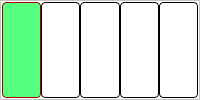
             <widget class="QFrame" name="FrameBottoni">
              <property name="sizePolicy">
               <sizepolicy hsizetype="Preferred" vsizetype="Minimum">
                <horstretch>0</horstretch>
                <verstretch>0</verstretch>
               </sizepolicy>
              </property>
              <property name="minimumSize">
               <size>
                <width>1</width>
                <height>0</height>
               </size>
              </property>
              <property name="styleSheet">
               <string notr="true">background-color: rgb(255, 255, 255);</string>
              </property>
              <property name="frameShape">
               <enum>QFrame::StyledPanel</enum>
              </property>
              <property name="lineWidth">
               <number>2</number>
              </property>
              <layout class="QHBoxLayout" name="horizontalLayout_Bottoni" stretch="20,20,20,20,20">
               <property name="spacing">
                <number>0</number>
               </property>
               <property name="leftMargin">
                <number>1</number>
               </property>
               <property name="topMargin">
                <number>1</number>
               </property>
               <property name="rightMargin">
                <number>1</number>
               </property>
               <property name="bottomMargin">
                <number>1</number>
               </property>
               <item>
                <widget class="QPushButton" name="pushButton_Elenco">
                 <property name="sizePolicy">
                  <sizepolicy hsizetype="Expanding" vsizetype="Minimum">
                   <horstretch>0</horstretch>
                   <verstretch>0</verstretch>
                  </sizepolicy>
                 </property>
                 <property name="minimumSize">
                  <size>
                   <width>1</width>
                   <height>1</height>
                  </size>
                 </property>
                 <property name="styleSheet">
                  <string notr="true">QPushButton{
border-width: 1px;
border-style: solid; 
border-radius: 4px; 
border-color: rgb(0, 0, 0);
}
QPushButton:checked {
border-color: rgb(170, 0, 0);
background-color: rgb(85, 255, 127);
}</string>
                 </property>
                 <property name="text">
                  <string/>
                 </property>
                 <property name="icon">
                  <iconset resource="resources.qrc">
                   <normaloff>:/Resources/elenco1.png</normaloff>:/Resources/elenco1.png</iconset>
                 </property>
                 <property name="iconSize">
                  <size>
                   <width>100</width>
                   <height>100</height>
                  </size>
                 </property>
                 <property name="checkable">
                  <bool>true</bool>
                 </property>
                 <property name="checked">
                  <bool>true</bool>
                 </property>
                 <property name="autoExclusive">
                  <bool>true</bool>
                 </property>
                 <property name="flat">
                  <bool>false</bool>
                 </property>
                </widget>
               </item>
               <item>
                <widget class="QPushButton" name="pushButton_Motore">
                 <property name="sizePolicy">
                  <sizepolicy hsizetype="Expanding" vsizetype="Minimum">
                   <horstretch>0</horstretch>
                   <verstretch>0</verstretch>
                  </sizepolicy>
                 </property>
                 <property name="minimumSize">
                  <size>
                   <width>1</width>
                   <height>1</height>
                  </size>
                 </property>
                 <property name="styleSheet">
                  <string notr="true">QPushButton{
border-width: 1px;
border-style: solid; 
border-radius: 4px; 
border-color: rgb(0, 0, 0);
}
QPushButton:checked {
border-color: rgb(170, 0, 0);
background-color: rgb(85, 255, 127);
}</string>
                 </property>
                 <property name="text">
                  <string/>
                 </property>
                 <property name="icon">
                  <iconset resource="resources.qrc">
                   <normaloff>:/Resources/MOTOR.png</normaloff>:/Resources/MOTOR.png</iconset>
                 </property>
                 <property name="iconSize">
                  <size>
                   <width>100</width>
                   <height>100</height>
                  </size>
                 </property>
                 <property name="checkable">
                  <bool>true</bool>
                 </property>
                 <property name="checked">
                  <bool>false</bool>
                 </property>
                 <property name="autoExclusive">
                  <bool>true</bool>
                 </property>
                 <property name="flat">
                  <bool>false</bool>
                 </property>
                </widget>
               </item>
               <item>
                <widget class="QPushButton" name="pushButton_Startec">
                 <property name="sizePolicy">
                  <sizepolicy hsizetype="Expanding" vsizetype="Minimum">
                   <horstretch>0</horstretch>
                   <verstretch>0</verstretch>
                  </sizepolicy>
                 </property>
                 <property name="minimumSize">
                  <size>
                   <width>1</width>
                   <height>1</height>
                  </size>
                 </property>
                 <property name="styleSheet">
                  <string notr="true">QPushButton{
border-width: 1px;
border-style: solid; 
border-radius: 4px; 
border-color: rgb(0, 0, 0);
}
QPushButton:checked {
border-color: rgb(170, 0, 0);
background-color: rgb(85, 255, 127);
}</string>
                 </property>
                 <property name="text">
                  <string/>
                 </property>
                 <property name="icon">
                  <iconset resource="resources.qrc">
                   <normaloff>:/Resources/Webp.net-resizeimage.png</normaloff>:/Resources/Webp.net-resizeimage.png</iconset>
                 </property>
                 <property name="iconSize">
                  <size>
                   <width>100</width>
                   <height>100</height>
                  </size>
                 </property>
                 <property name="checkable">
                  <bool>true</bool>
                 </property>
                 <property name="autoExclusive">
                  <bool>true</bool>
                 </property>
                 <property name="flat">
                  <bool>false</bool>
                 </property>
                </widget>
               </item>
               <item>
                <widget class="QPushButton" name="pushButton_Mappa">
                 <property name="sizePolicy">
                  <sizepolicy hsizetype="Expanding" vsizetype="Minimum">
                   <horstretch>0</horstretch>
                   <verstretch>0</verstretch>
                  </sizepolicy>
                 </property>
                 <property name="minimumSize">
                  <size>
                   <width>1</width>
                   <height>1</height>
                  </size>
                 </property>
                 <property name="focusPolicy">
                  <enum>Qt::StrongFocus</enum>
                 </property>
                 <property name="styleSheet">
                  <string notr="true">QPushButton{
border-width: 1px;
border-style: solid; 
border-radius: 4px; 
border-color: rgb(0, 0, 0);
}
QPushButton:checked {
border-color: rgb(170, 0, 0);
background-color: rgb(85, 255, 127);
}</string>
                 </property>
                 <property name="text">
                  <string/>
                 </property>
                 <property name="icon">
                  <iconset resource="resources.qrc">
                   <normaloff>:/Resources/map.png</normaloff>:/Resources/map.png</iconset>
                 </property>
                 <property name="iconSize">
                  <size>
                   <width>100</width>
                   <height>100</height>
                  </size>
                 </property>
                 <property name="checkable">
                  <bool>true</bool>
                 </property>
                 <property name="autoExclusive">
                  <bool>true</bool>
                 </property>
                 <property name="flat">
                  <bool>false</bool>
                 </property>
                </widget>
               </item>
               <item>
                <widget class="QPushButton" name="pushButton_Wifi">
                 <property name="sizePolicy">
                  <sizepolicy hsizetype="Expanding" vsizetype="Minimum">
                   <horstretch>0</horstretch>
                   <verstretch>0</verstretch>
                  </sizepolicy>
                 </property>
                 <property name="minimumSize">
                  <size>
                   <width>1</width>
                   <height>1</height>
                  </size>
                 </property>
                 <property name="styleSheet">
                  <string notr="true">QPushButton{
border-width: 1px;
border-style: solid; 
border-radius: 4px; 
border-color: rgb(0, 0, 0);
}
QPushButton:checked {
border-color: rgb(170, 0, 0);
background-color: rgb(85, 255, 127);
}</string>
                 </property>
                 <property name="text">
                  <string/>
                 </property>
                 <property name="icon">
                  <iconset resource="resources.qrc">
                   <normaloff>:/Resources/WiFi.png</normaloff>:/Resources/WiFi.png</iconset>
                 </property>
                 <property name="iconSize">
                  <size>
                   <width>100</width>
                   <height>100</height>
                  </size>
                 </property>
                 <property name="checkable">
                  <bool>true</bool>
                 </property>
                 <property name="autoExclusive">
                  <bool>true</bool>
                 </property>
                 <property name="flat">
                  <bool>false</bool>
                 </property>
                </widget>
               </item>
              </layout>
             </widget>
